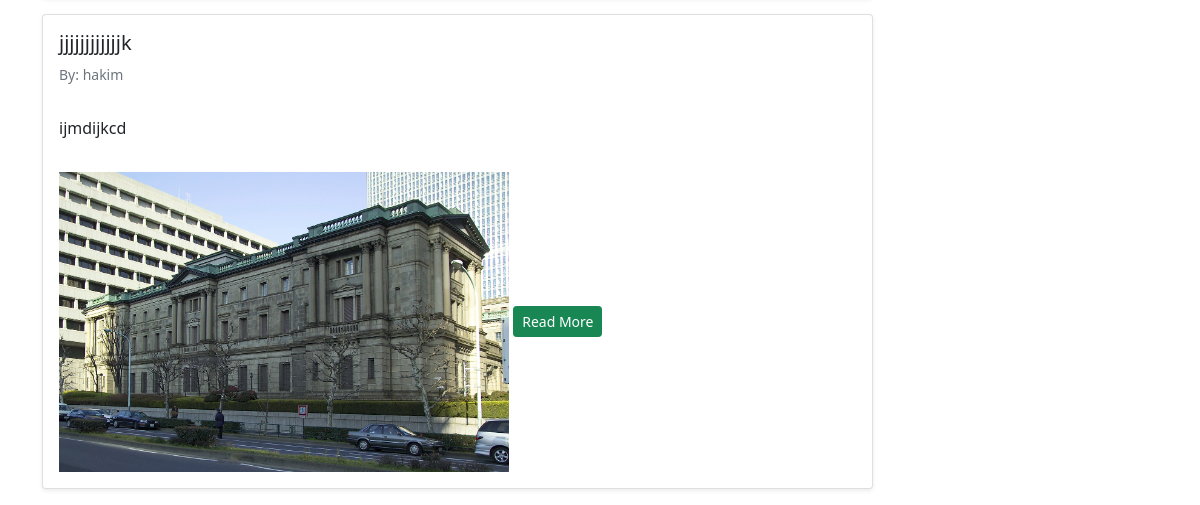
Page /blog/ (lower part) on the earlier database version.
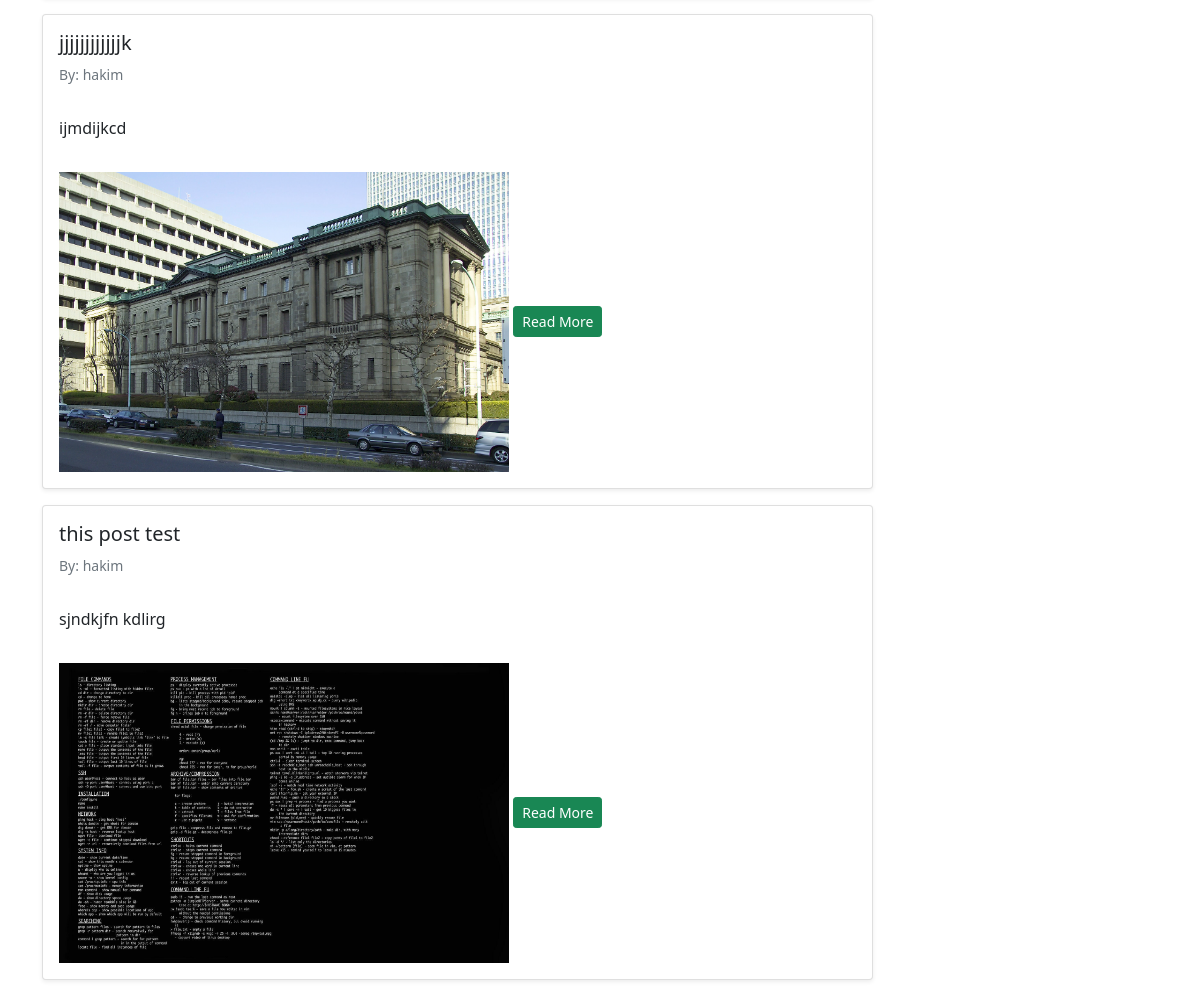
Same page on the later database version.
### blog/models.py (models this page shows, shortened)
class Post(models.Model):
    STATUS_CHOICES = (
        ('pub', 'Published'),
        ('drf', 'Draft'),
    )
    user = models.ForeignKey(get_user_model(), on_delete=models.CASCADE , related_name='user')
    title = models.CharField(max_length=100)
    text = models.TextField()
    datetime_created = models.DateTimeField(auto_now_add=True)
    datetime_modified = models.DateTimeField(auto_now=True)
    status = models.CharField(choices=STATUS_CHOICES, max_length=3)
    upload = models.ImageField(upload_to ='upload/' , blank=True)
    session = models.CharField(choices=session, max_length=3)

### accounts/models.py (models this page shows)
class CustomUser(AbstractUser):
    pass

### blog/views.py (the view)
# urls.py: path("", PostList.as_view() , name='post_list'),
class PostList(generic.ListView):
    model = Post
    template_name = 'blog/post_list.html'
    paginate_by = 100  # if pagination is desired
    context_object_name = 'post_list'

### pages/templates/blog/post_list.html (shortened to what this page needs)
{% extends '_base.html' %}
{% block content %}
    <div class="container mt-4">
        <div class="row">
            <div class="col-9">
                {% for post in post_list %}
                    <div class="card shadow-sm my-3">
                        <div class="card-body">
                            <h5 class="card-title">{{ post.title }}</h5>
                            <h6 class="card-subtitle mb-2 text-muted small py-2">By: {{ post.user }}</h6>
                            <p class="card-text py-3">
                                {{ post.text }}
                            </p>
                            {% if post.upload %}
                            <img src="{{ post.upload.url }}" alt="Smiley face" width="450" height="300">
                            {% endif %}
                            <a href="{% url 'post_detail' post.id %}" class="btn btn-sm btn-success">Read More</a>
                        </div>
                    </div>
                {% endfor %}
            </div>
{% endblock content %}

Differences in the rows shown:
added Post: title "this post test", user "hakim", text "sjndkjfn kdlirg", upload (picture)
